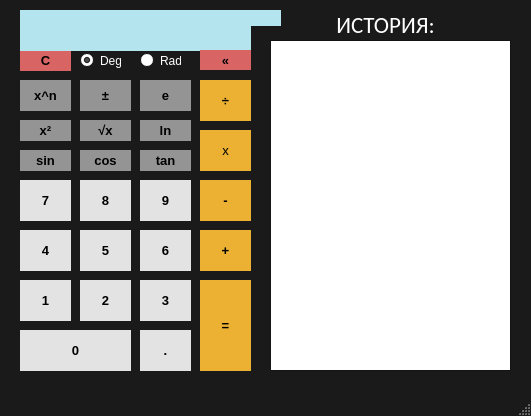
<?xml version="1.0" encoding="UTF-8"?>
<ui version="4.0">
 <class>MainWindow</class>
 <widget class="QMainWindow" name="MainWindow">
  <property name="enabled">
   <bool>true</bool>
  </property>
  <property name="geometry">
   <rect>
    <x>0</x>
    <y>0</y>
    <width>531</width>
    <height>416</height>
   </rect>
  </property>
  <property name="minimumSize">
   <size>
    <width>531</width>
    <height>416</height>
   </size>
  </property>
  <property name="maximumSize">
   <size>
    <width>531</width>
    <height>416</height>
   </size>
  </property>
  <property name="palette">
   <palette>
    <active>
     <colorrole role="Base">
      <brush brushstyle="SolidPattern">
       <color alpha="255">
        <red>255</red>
        <green>255</green>
        <blue>255</blue>
       </color>
      </brush>
     </colorrole>
     <colorrole role="Window">
      <brush brushstyle="SolidPattern">
       <color alpha="255">
        <red>26</red>
        <green>26</green>
        <blue>26</blue>
       </color>
      </brush>
     </colorrole>
    </active>
    <inactive>
     <colorrole role="Base">
      <brush brushstyle="SolidPattern">
       <color alpha="255">
        <red>255</red>
        <green>255</green>
        <blue>255</blue>
       </color>
      </brush>
     </colorrole>
     <colorrole role="Window">
      <brush brushstyle="SolidPattern">
       <color alpha="255">
        <red>26</red>
        <green>26</green>
        <blue>26</blue>
       </color>
      </brush>
     </colorrole>
    </inactive>
    <disabled>
     <colorrole role="Base">
      <brush brushstyle="SolidPattern">
       <color alpha="255">
        <red>26</red>
        <green>26</green>
        <blue>26</blue>
       </color>
      </brush>
     </colorrole>
     <colorrole role="Window">
      <brush brushstyle="SolidPattern">
       <color alpha="255">
        <red>26</red>
        <green>26</green>
        <blue>26</blue>
       </color>
      </brush>
     </colorrole>
    </disabled>
   </palette>
  </property>
  <property name="windowTitle">
   <string>Калькулятор</string>
  </property>
  <property name="windowIcon">
   <iconset>
    <normaloff>icon.png</normaloff>icon.png</iconset>
  </property>
  <widget class="QWidget" name="centralwidget">
   <widget class="QPushButton" name="pushButton_0">
    <property name="geometry">
     <rect>
      <x>20</x>
      <y>330</y>
      <width>111</width>
      <height>41</height>
     </rect>
    </property>
    <property name="font">
     <font>
      <pointsize>10</pointsize>
      <weight>75</weight>
      <bold>true</bold>
     </font>
    </property>
    <property name="styleSheet">
     <string notr="true">QPushButton 
{
  background-color: #e3e3e3;
   border: 0px solid black;
}

QPushButton:pressed 
{
    background-color: qlineargradient(x1: 0, y1: 0, x2: 0, y2: 1,
                                      stop: 0 #e3e3e3, stop: 1 #c6c6c6);
}</string>
    </property>
    <property name="text">
     <string>0</string>
    </property>
   </widget>
   <widget class="QPushButton" name="pushButton_1">
    <property name="geometry">
     <rect>
      <x>20</x>
      <y>280</y>
      <width>51</width>
      <height>41</height>
     </rect>
    </property>
    <property name="font">
     <font>
      <pointsize>10</pointsize>
      <weight>75</weight>
      <bold>true</bold>
     </font>
    </property>
    <property name="styleSheet">
     <string notr="true">QPushButton 
{
  background-color: #e3e3e3;
   border: 0px solid black;
}

QPushButton:pressed 
{
    background-color: qlineargradient(x1: 0, y1: 0, x2: 0, y2: 1,
                                      stop: 0 #e3e3e3, stop: 1 #c6c6c6);
}</string>
    </property>
    <property name="text">
     <string>1</string>
    </property>
   </widget>
   <widget class="QPushButton" name="pushButton_2">
    <property name="geometry">
     <rect>
      <x>80</x>
      <y>280</y>
      <width>51</width>
      <height>41</height>
     </rect>
    </property>
    <property name="font">
     <font>
      <pointsize>10</pointsize>
      <weight>75</weight>
      <bold>true</bold>
     </font>
    </property>
    <property name="styleSheet">
     <string notr="true">QPushButton 
{
  background-color: #e3e3e3;
   border: 0px solid black;
}

QPushButton:pressed 
{
    background-color: qlineargradient(x1: 0, y1: 0, x2: 0, y2: 1,
                                      stop: 0 #e3e3e3, stop: 1 #c6c6c6);
}</string>
    </property>
    <property name="text">
     <string>2</string>
    </property>
   </widget>
   <widget class="QPushButton" name="pushButton_3">
    <property name="geometry">
     <rect>
      <x>140</x>
      <y>280</y>
      <width>51</width>
      <height>41</height>
     </rect>
    </property>
    <property name="font">
     <font>
      <pointsize>10</pointsize>
      <weight>75</weight>
      <bold>true</bold>
     </font>
    </property>
    <property name="styleSheet">
     <string notr="true">QPushButton 
{
  background-color: #e3e3e3;
   border: 0px solid black;
}

QPushButton:pressed 
{
    background-color: qlineargradient(x1: 0, y1: 0, x2: 0, y2: 1,
                                      stop: 0 #e3e3e3, stop: 1 #c6c6c6);
}</string>
    </property>
    <property name="text">
     <string>3</string>
    </property>
   </widget>
   <widget class="QPushButton" name="pushButton_4">
    <property name="geometry">
     <rect>
      <x>20</x>
      <y>230</y>
      <width>51</width>
      <height>41</height>
     </rect>
    </property>
    <property name="font">
     <font>
      <pointsize>10</pointsize>
      <weight>75</weight>
      <bold>true</bold>
     </font>
    </property>
    <property name="styleSheet">
     <string notr="true">QPushButton 
{
  background-color: #e3e3e3;
   border: 0px solid black;
}

QPushButton:pressed 
{
    background-color: qlineargradient(x1: 0, y1: 0, x2: 0, y2: 1,
                                      stop: 0 #e3e3e3, stop: 1 #c6c6c6);
}</string>
    </property>
    <property name="text">
     <string>4</string>
    </property>
   </widget>
   <widget class="QPushButton" name="pushButton_5">
    <property name="geometry">
     <rect>
      <x>80</x>
      <y>230</y>
      <width>51</width>
      <height>41</height>
     </rect>
    </property>
    <property name="font">
     <font>
      <pointsize>10</pointsize>
      <weight>75</weight>
      <bold>true</bold>
     </font>
    </property>
    <property name="styleSheet">
     <string notr="true">QPushButton 
{
  background-color: #e3e3e3;
   border: 0px solid black;
}

QPushButton:pressed 
{
    background-color: qlineargradient(x1: 0, y1: 0, x2: 0, y2: 1,
                                      stop: 0 #e3e3e3, stop: 1 #c6c6c6);
}</string>
    </property>
    <property name="text">
     <string>5</string>
    </property>
   </widget>
   <widget class="QPushButton" name="pushButton_6">
    <property name="geometry">
     <rect>
      <x>140</x>
      <y>230</y>
      <width>51</width>
      <height>41</height>
     </rect>
    </property>
    <property name="font">
     <font>
      <pointsize>10</pointsize>
      <weight>75</weight>
      <bold>true</bold>
     </font>
    </property>
    <property name="styleSheet">
     <string notr="true">QPushButton 
{
  background-color: #e3e3e3;
   border: 0px solid black;
}

QPushButton:pressed 
{
    background-color: qlineargradient(x1: 0, y1: 0, x2: 0, y2: 1,
                                      stop: 0 #e3e3e3, stop: 1 #c6c6c6);
}</string>
    </property>
    <property name="text">
     <string>6</string>
    </property>
   </widget>
   <widget class="QPushButton" name="pushButton_7">
    <property name="geometry">
     <rect>
      <x>20</x>
      <y>180</y>
      <width>51</width>
      <height>41</height>
     </rect>
    </property>
    <property name="font">
     <font>
      <pointsize>10</pointsize>
      <weight>75</weight>
      <bold>true</bold>
     </font>
    </property>
    <property name="styleSheet">
     <string notr="true">QPushButton 
{
  background-color: #e3e3e3;
   border: 0px solid black;
}

QPushButton:pressed 
{
    background-color: qlineargradient(x1: 0, y1: 0, x2: 0, y2: 1,
                                      stop: 0 #e3e3e3, stop: 1 #c6c6c6);
}</string>
    </property>
    <property name="text">
     <string>7</string>
    </property>
   </widget>
   <widget class="QPushButton" name="pushButton_8">
    <property name="geometry">
     <rect>
      <x>80</x>
      <y>180</y>
      <width>51</width>
      <height>41</height>
     </rect>
    </property>
    <property name="font">
     <font>
      <pointsize>10</pointsize>
      <weight>75</weight>
      <bold>true</bold>
     </font>
    </property>
    <property name="styleSheet">
     <string notr="true">QPushButton 
{
  background-color: #e3e3e3;
   border: 0px solid black;
}

QPushButton:pressed 
{
    background-color: qlineargradient(x1: 0, y1: 0, x2: 0, y2: 1,
                                      stop: 0 #e3e3e3, stop: 1 #c6c6c6);
}</string>
    </property>
    <property name="text">
     <string>8</string>
    </property>
   </widget>
   <widget class="QPushButton" name="pushButton_9">
    <property name="geometry">
     <rect>
      <x>140</x>
      <y>180</y>
      <width>51</width>
      <height>41</height>
     </rect>
    </property>
    <property name="font">
     <font>
      <pointsize>10</pointsize>
      <weight>75</weight>
      <bold>true</bold>
     </font>
    </property>
    <property name="styleSheet">
     <string notr="true">QPushButton 
{
  background-color: #e3e3e3;
   border: 0px solid black;
}

QPushButton:pressed 
{
    background-color: qlineargradient(x1: 0, y1: 0, x2: 0, y2: 1,
                                      stop: 0 #e3e3e3, stop: 1 #c6c6c6);
}</string>
    </property>
    <property name="text">
     <string>9</string>
    </property>
   </widget>
   <widget class="QPushButton" name="pushButton_dot">
    <property name="geometry">
     <rect>
      <x>140</x>
      <y>330</y>
      <width>51</width>
      <height>41</height>
     </rect>
    </property>
    <property name="font">
     <font>
      <pointsize>10</pointsize>
      <weight>75</weight>
      <bold>true</bold>
     </font>
    </property>
    <property name="styleSheet">
     <string notr="true">QPushButton 
{
  background-color: #e3e3e3;
   border: 0px solid black;
}

QPushButton:pressed 
{
    background-color: qlineargradient(x1: 0, y1: 0, x2: 0, y2: 1,
                                      stop: 0 #e3e3e3, stop: 1 #c6c6c6);
}</string>
    </property>
    <property name="text">
     <string>.</string>
    </property>
   </widget>
   <widget class="QPushButton" name="pushButton_equally">
    <property name="geometry">
     <rect>
      <x>200</x>
      <y>280</y>
      <width>51</width>
      <height>91</height>
     </rect>
    </property>
    <property name="font">
     <font>
      <pointsize>10</pointsize>
      <weight>75</weight>
      <bold>true</bold>
     </font>
    </property>
    <property name="styleSheet">
     <string notr="true">QPushButton 
{
  background-color: #ecb133;
   border: 0px solid black;
}

QPushButton:pressed 
{
    background-color: qlineargradient(x1: 0, y1: 0, x2: 0, y2: 1,
                                      stop: 0 #ecb133, stop: 1 #ee7f09);
}</string>
    </property>
    <property name="text">
     <string>=</string>
    </property>
   </widget>
   <widget class="QPushButton" name="pushButton_plus">
    <property name="geometry">
     <rect>
      <x>200</x>
      <y>230</y>
      <width>51</width>
      <height>41</height>
     </rect>
    </property>
    <property name="font">
     <font>
      <pointsize>10</pointsize>
      <weight>75</weight>
      <bold>true</bold>
     </font>
    </property>
    <property name="styleSheet">
     <string notr="true">QPushButton 
{
  background-color: #ecb133;
   border: 0px solid black;
}

QPushButton:pressed 
{
    background-color: qlineargradient(x1: 0, y1: 0, x2: 0, y2: 1,
                                      stop: 0 #ecb133, stop: 1 #ee7f09);
}</string>
    </property>
    <property name="text">
     <string>+</string>
    </property>
   </widget>
   <widget class="QPushButton" name="pushButton_minus">
    <property name="geometry">
     <rect>
      <x>200</x>
      <y>180</y>
      <width>51</width>
      <height>41</height>
     </rect>
    </property>
    <property name="font">
     <font>
      <pointsize>10</pointsize>
      <weight>75</weight>
      <bold>true</bold>
     </font>
    </property>
    <property name="styleSheet">
     <string notr="true">QPushButton 
{
  background-color: #ecb133;
   border: 0px solid black;
}

QPushButton:pressed 
{
    background-color: qlineargradient(x1: 0, y1: 0, x2: 0, y2: 1,
                                      stop: 0 #ecb133, stop: 1 #ee7f09);
}</string>
    </property>
    <property name="text">
     <string>-</string>
    </property>
   </widget>
   <widget class="QPushButton" name="pushButton_mult">
    <property name="geometry">
     <rect>
      <x>200</x>
      <y>130</y>
      <width>51</width>
      <height>41</height>
     </rect>
    </property>
    <property name="font">
     <font>
      <pointsize>10</pointsize>
      <weight>50</weight>
      <bold>false</bold>
     </font>
    </property>
    <property name="styleSheet">
     <string notr="true">QPushButton 
{
  background-color: #ecb133;
   border: 0px solid black;
}

QPushButton:pressed 
{
    background-color: qlineargradient(x1: 0, y1: 0, x2: 0, y2: 1,
                                      stop: 0 #ecb133, stop: 1 #ee7f09);
}</string>
    </property>
    <property name="text">
     <string>x</string>
    </property>
   </widget>
   <widget class="QPushButton" name="pushButton_division">
    <property name="geometry">
     <rect>
      <x>200</x>
      <y>80</y>
      <width>51</width>
      <height>41</height>
     </rect>
    </property>
    <property name="font">
     <font>
      <pointsize>10</pointsize>
      <weight>75</weight>
      <bold>true</bold>
     </font>
    </property>
    <property name="styleSheet">
     <string notr="true">QPushButton 
{
  background-color: #ecb133;
   border: 0px solid black;
}

QPushButton:pressed 
{
    background-color: qlineargradient(x1: 0, y1: 0, x2: 0, y2: 1,
                                      stop: 0 #ecb133, stop: 1 #ee7f09);
}</string>
    </property>
    <property name="text">
     <string>÷</string>
    </property>
   </widget>
   <widget class="QPushButton" name="pushButton_clear">
    <property name="geometry">
     <rect>
      <x>20</x>
      <y>50</y>
      <width>51</width>
      <height>21</height>
     </rect>
    </property>
    <property name="font">
     <font>
      <pointsize>10</pointsize>
      <weight>75</weight>
      <bold>true</bold>
     </font>
    </property>
    <property name="styleSheet">
     <string notr="true">QPushButton 
{
  background-color: #d86464;
   border: 0px solid black;
}

QPushButton:pressed 
{
    background-color: qlineargradient(x1: 0, y1: 0, x2: 0, y2: 1,
                                      stop: 0 #d86464, stop: 1 #aa4c4c);
}</string>
    </property>
    <property name="text">
     <string>C</string>
    </property>
   </widget>
   <widget class="QPushButton" name="pushButton_sqrt">
    <property name="geometry">
     <rect>
      <x>80</x>
      <y>120</y>
      <width>51</width>
      <height>21</height>
     </rect>
    </property>
    <property name="font">
     <font>
      <pointsize>10</pointsize>
      <weight>75</weight>
      <bold>true</bold>
     </font>
    </property>
    <property name="styleSheet">
     <string notr="true">QPushButton 
{
  background-color: #949494;
   border: 0px solid black;
}

QPushButton:pressed 
{
    background-color: qlineargradient(x1: 0, y1: 0, x2: 0, y2: 1,
                                      stop: 0 #949494, stop: 1 #7b7b7b);
}</string>
    </property>
    <property name="text">
     <string>√x</string>
    </property>
   </widget>
   <widget class="QPushButton" name="pushButton_x2">
    <property name="geometry">
     <rect>
      <x>20</x>
      <y>120</y>
      <width>51</width>
      <height>21</height>
     </rect>
    </property>
    <property name="font">
     <font>
      <pointsize>10</pointsize>
      <weight>75</weight>
      <bold>true</bold>
     </font>
    </property>
    <property name="styleSheet">
     <string notr="true">QPushButton 
{
  background-color: #949494;
   border: 0px solid black;
}

QPushButton:pressed 
{
    background-color: qlineargradient(x1: 0, y1: 0, x2: 0, y2: 1,
                                      stop: 0 #949494, stop: 1 #7b7b7b);
}</string>
    </property>
    <property name="text">
     <string>x²</string>
    </property>
   </widget>
   <widget class="QPushButton" name="pushButton_ln">
    <property name="geometry">
     <rect>
      <x>140</x>
      <y>120</y>
      <width>51</width>
      <height>21</height>
     </rect>
    </property>
    <property name="font">
     <font>
      <pointsize>10</pointsize>
      <weight>75</weight>
      <bold>true</bold>
     </font>
    </property>
    <property name="styleSheet">
     <string notr="true">QPushButton 
{
  background-color: #949494;
   border: 0px solid black;
}

QPushButton:pressed 
{
    background-color: qlineargradient(x1: 0, y1: 0, x2: 0, y2: 1,
                                      stop: 0 #949494, stop: 1 #7b7b7b);
}</string>
    </property>
    <property name="text">
     <string>ln</string>
    </property>
   </widget>
   <widget class="QPushButton" name="pushButton_exp">
    <property name="geometry">
     <rect>
      <x>140</x>
      <y>80</y>
      <width>51</width>
      <height>31</height>
     </rect>
    </property>
    <property name="font">
     <font>
      <pointsize>10</pointsize>
      <weight>75</weight>
      <bold>true</bold>
     </font>
    </property>
    <property name="styleSheet">
     <string notr="true">QPushButton 
{
  background-color: #949494;
   border: 0px solid black;
}

QPushButton:pressed 
{
    background-color: qlineargradient(x1: 0, y1: 0, x2: 0, y2: 1,
                                      stop: 0 #949494, stop: 1 #7b7b7b);
}</string>
    </property>
    <property name="text">
     <string>e</string>
    </property>
   </widget>
   <widget class="QPushButton" name="pushButton_sin">
    <property name="geometry">
     <rect>
      <x>20</x>
      <y>150</y>
      <width>51</width>
      <height>21</height>
     </rect>
    </property>
    <property name="font">
     <font>
      <pointsize>10</pointsize>
      <weight>75</weight>
      <bold>true</bold>
     </font>
    </property>
    <property name="styleSheet">
     <string notr="true">QPushButton 
{
  background-color: #949494;
   border: 0px solid black;
}

QPushButton:pressed 
{
    background-color: qlineargradient(x1: 0, y1: 0, x2: 0, y2: 1,
                                      stop: 0 #949494, stop: 1 #7b7b7b);
}</string>
    </property>
    <property name="text">
     <string>sin</string>
    </property>
   </widget>
   <widget class="QPushButton" name="pushButton_cos">
    <property name="geometry">
     <rect>
      <x>80</x>
      <y>150</y>
      <width>51</width>
      <height>21</height>
     </rect>
    </property>
    <property name="font">
     <font>
      <pointsize>10</pointsize>
      <weight>75</weight>
      <bold>true</bold>
     </font>
    </property>
    <property name="styleSheet">
     <string notr="true">QPushButton 
{
  background-color: #949494;
   border: 0px solid black;
}

QPushButton:pressed 
{
    background-color: qlineargradient(x1: 0, y1: 0, x2: 0, y2: 1,
                                      stop: 0 #949494, stop: 1 #7b7b7b);
}</string>
    </property>
    <property name="text">
     <string>cos</string>
    </property>
   </widget>
   <widget class="QPushButton" name="pushButton_tan">
    <property name="geometry">
     <rect>
      <x>140</x>
      <y>150</y>
      <width>51</width>
      <height>21</height>
     </rect>
    </property>
    <property name="font">
     <font>
      <pointsize>10</pointsize>
      <weight>75</weight>
      <bold>true</bold>
     </font>
    </property>
    <property name="styleSheet">
     <string notr="true">QPushButton 
{
  background-color: #949494;
   border: 0px solid black;
}

QPushButton:pressed 
{
    background-color: qlineargradient(x1: 0, y1: 0, x2: 0, y2: 1,
                                      stop: 0 #949494, stop: 1 #7b7b7b);
}</string>
    </property>
    <property name="text">
     <string>tan</string>
    </property>
   </widget>
   <widget class="QPushButton" name="pushButton_sign">
    <property name="geometry">
     <rect>
      <x>80</x>
      <y>80</y>
      <width>51</width>
      <height>31</height>
     </rect>
    </property>
    <property name="font">
     <font>
      <pointsize>10</pointsize>
      <weight>75</weight>
      <bold>true</bold>
     </font>
    </property>
    <property name="styleSheet">
     <string notr="true">QPushButton 
{
  background-color: #949494;
   border: 0px solid black;
}

QPushButton:pressed 
{
    background-color: qlineargradient(x1: 0, y1: 0, x2: 0, y2: 1,
                                      stop: 0 #949494, stop: 1 #7b7b7b);
}</string>
    </property>
    <property name="text">
     <string>±</string>
    </property>
   </widget>
   <widget class="QLabel" name="display">
    <property name="geometry">
     <rect>
      <x>20</x>
      <y>10</y>
      <width>231</width>
      <height>41</height>
     </rect>
    </property>
    <property name="palette">
     <palette>
      <active>
       <colorrole role="WindowText">
        <brush brushstyle="SolidPattern">
         <color alpha="255">
          <red>0</red>
          <green>0</green>
          <blue>0</blue>
         </color>
        </brush>
       </colorrole>
       <colorrole role="Button">
        <brush brushstyle="SolidPattern">
         <color alpha="255">
          <red>180</red>
          <green>229</green>
          <blue>238</blue>
         </color>
        </brush>
       </colorrole>
       <colorrole role="Base">
        <brush brushstyle="SolidPattern">
         <color alpha="255">
          <red>180</red>
          <green>229</green>
          <blue>238</blue>
         </color>
        </brush>
       </colorrole>
       <colorrole role="Window">
        <brush brushstyle="SolidPattern">
         <color alpha="255">
          <red>180</red>
          <green>229</green>
          <blue>238</blue>
         </color>
        </brush>
       </colorrole>
      </active>
      <inactive>
       <colorrole role="WindowText">
        <brush brushstyle="SolidPattern">
         <color alpha="255">
          <red>0</red>
          <green>0</green>
          <blue>0</blue>
         </color>
        </brush>
       </colorrole>
       <colorrole role="Button">
        <brush brushstyle="SolidPattern">
         <color alpha="255">
          <red>180</red>
          <green>229</green>
          <blue>238</blue>
         </color>
        </brush>
       </colorrole>
       <colorrole role="Base">
        <brush brushstyle="SolidPattern">
         <color alpha="255">
          <red>180</red>
          <green>229</green>
          <blue>238</blue>
         </color>
        </brush>
       </colorrole>
       <colorrole role="Window">
        <brush brushstyle="SolidPattern">
         <color alpha="255">
          <red>180</red>
          <green>229</green>
          <blue>238</blue>
         </color>
        </brush>
       </colorrole>
      </inactive>
      <disabled>
       <colorrole role="WindowText">
        <brush brushstyle="SolidPattern">
         <color alpha="255">
          <red>120</red>
          <green>120</green>
          <blue>120</blue>
         </color>
        </brush>
       </colorrole>
       <colorrole role="Button">
        <brush brushstyle="SolidPattern">
         <color alpha="255">
          <red>180</red>
          <green>229</green>
          <blue>238</blue>
         </color>
        </brush>
       </colorrole>
       <colorrole role="Base">
        <brush brushstyle="SolidPattern">
         <color alpha="255">
          <red>180</red>
          <green>229</green>
          <blue>238</blue>
         </color>
        </brush>
       </colorrole>
       <colorrole role="Window">
        <brush brushstyle="SolidPattern">
         <color alpha="255">
          <red>180</red>
          <green>229</green>
          <blue>238</blue>
         </color>
        </brush>
       </colorrole>
      </disabled>
     </palette>
    </property>
    <property name="font">
     <font>
      <family>Calibri</family>
      <pointsize>26</pointsize>
      <weight>50</weight>
      <bold>false</bold>
     </font>
    </property>
    <property name="layoutDirection">
     <enum>Qt::LeftToRight</enum>
    </property>
    <property name="styleSheet">
     <string notr="true">QLabel
{
  background-color: #b4e5ee;
}</string>
    </property>
    <property name="text">
     <string/>
    </property>
    <property name="alignment">
     <set>Qt::AlignRight|Qt::AlignTrailing|Qt::AlignVCenter</set>
    </property>
    <property name="margin">
     <number>5</number>
    </property>
   </widget>
   <widget class="QTextEdit" name="history">
    <property name="geometry">
     <rect>
      <x>270</x>
      <y>40</y>
      <width>241</width>
      <height>331</height>
     </rect>
    </property>
    <property name="readOnly">
     <bool>true</bool>
    </property>
   </widget>
   <widget class="QLabel" name="labelHISTORY">
    <property name="geometry">
     <rect>
      <x>320</x>
      <y>10</y>
      <width>131</width>
      <height>31</height>
     </rect>
    </property>
    <property name="palette">
     <palette>
      <active>
       <colorrole role="WindowText">
        <brush brushstyle="SolidPattern">
         <color alpha="255">
          <red>255</red>
          <green>255</green>
          <blue>255</blue>
         </color>
        </brush>
       </colorrole>
      </active>
      <inactive>
       <colorrole role="WindowText">
        <brush brushstyle="SolidPattern">
         <color alpha="255">
          <red>255</red>
          <green>255</green>
          <blue>255</blue>
         </color>
        </brush>
       </colorrole>
      </inactive>
      <disabled>
       <colorrole role="WindowText">
        <brush brushstyle="SolidPattern">
         <color alpha="255">
          <red>120</red>
          <green>120</green>
          <blue>120</blue>
         </color>
        </brush>
       </colorrole>
      </disabled>
     </palette>
    </property>
    <property name="font">
     <font>
      <family>Calibri</family>
      <pointsize>17</pointsize>
      <weight>50</weight>
      <bold>false</bold>
     </font>
    </property>
    <property name="layoutDirection">
     <enum>Qt::LeftToRight</enum>
    </property>
    <property name="styleSheet">
     <string notr="true"/>
    </property>
    <property name="text">
     <string>ИСТОРИЯ:</string>
    </property>
    <property name="alignment">
     <set>Qt::AlignCenter</set>
    </property>
   </widget>
   <widget class="QPushButton" name="pushButton_erase">
    <property name="geometry">
     <rect>
      <x>200</x>
      <y>50</y>
      <width>51</width>
      <height>20</height>
     </rect>
    </property>
    <property name="font">
     <font>
      <pointsize>10</pointsize>
      <weight>75</weight>
      <bold>true</bold>
     </font>
    </property>
    <property name="styleSheet">
     <string notr="true">QPushButton 
{
  background-color: #d86464;
   border: 0px solid black;
}

QPushButton:pressed 
{
    background-color: qlineargradient(x1: 0, y1: 0, x2: 0, y2: 1,
                                      stop: 0 #d86464, stop: 1 #aa4c4c);
}</string>
    </property>
    <property name="text">
     <string>«</string>
    </property>
   </widget>
   <widget class="QRadioButton" name="radioButton_deg">
    <property name="enabled">
     <bool>true</bool>
    </property>
    <property name="geometry">
     <rect>
      <x>80</x>
      <y>50</y>
      <width>41</width>
      <height>21</height>
     </rect>
    </property>
    <property name="palette">
     <palette>
      <active>
       <colorrole role="WindowText">
        <brush brushstyle="SolidPattern">
         <color alpha="255">
          <red>255</red>
          <green>255</green>
          <blue>255</blue>
         </color>
        </brush>
       </colorrole>
      </active>
      <inactive>
       <colorrole role="WindowText">
        <brush brushstyle="SolidPattern">
         <color alpha="255">
          <red>255</red>
          <green>255</green>
          <blue>255</blue>
         </color>
        </brush>
       </colorrole>
      </inactive>
      <disabled>
       <colorrole role="WindowText">
        <brush brushstyle="SolidPattern">
         <color alpha="255">
          <red>120</red>
          <green>120</green>
          <blue>120</blue>
         </color>
        </brush>
       </colorrole>
      </disabled>
     </palette>
    </property>
    <property name="text">
     <string>Deg</string>
    </property>
    <property name="checked">
     <bool>true</bool>
    </property>
   </widget>
   <widget class="QRadioButton" name="radioButton_rad">
    <property name="geometry">
     <rect>
      <x>140</x>
      <y>50</y>
      <width>41</width>
      <height>21</height>
     </rect>
    </property>
    <property name="palette">
     <palette>
      <active>
       <colorrole role="WindowText">
        <brush brushstyle="SolidPattern">
         <color alpha="255">
          <red>255</red>
          <green>255</green>
          <blue>255</blue>
         </color>
        </brush>
       </colorrole>
      </active>
      <inactive>
       <colorrole role="WindowText">
        <brush brushstyle="SolidPattern">
         <color alpha="255">
          <red>255</red>
          <green>255</green>
          <blue>255</blue>
         </color>
        </brush>
       </colorrole>
      </inactive>
      <disabled>
       <colorrole role="WindowText">
        <brush brushstyle="SolidPattern">
         <color alpha="255">
          <red>120</red>
          <green>120</green>
          <blue>120</blue>
         </color>
        </brush>
       </colorrole>
      </disabled>
     </palette>
    </property>
    <property name="text">
     <string>Rad</string>
    </property>
    <property name="checked">
     <bool>false</bool>
    </property>
   </widget>
   <widget class="QPushButton" name="pushButton_pow">
    <property name="geometry">
     <rect>
      <x>20</x>
      <y>80</y>
      <width>51</width>
      <height>31</height>
     </rect>
    </property>
    <property name="font">
     <font>
      <pointsize>10</pointsize>
      <weight>75</weight>
      <bold>true</bold>
     </font>
    </property>
    <property name="styleSheet">
     <string notr="true">QPushButton 
{
  background-color: #949494;
   border: 0px solid black;
}

QPushButton:pressed 
{
    background-color: qlineargradient(x1: 0, y1: 0, x2: 0, y2: 1,
                                      stop: 0 #949494, stop: 1 #7b7b7b);
}</string>
    </property>
    <property name="text">
     <string>x^n</string>
    </property>
   </widget>
   <widget class="QLabel" name="labelOPERATIONS">
    <property name="geometry">
     <rect>
      <x>250</x>
      <y>10</y>
      <width>31</width>
      <height>16</height>
     </rect>
    </property>
    <property name="styleSheet">
     <string notr="true">QLabel
{
  background-color: #b4e5ee;
}</string>
    </property>
    <property name="text">
     <string/>
    </property>
    <property name="alignment">
     <set>Qt::AlignCenter</set>
    </property>
   </widget>
  </widget>
  <widget class="QMenuBar" name="menubar">
   <property name="geometry">
    <rect>
     <x>0</x>
     <y>0</y>
     <width>531</width>
     <height>22</height>
    </rect>
   </property>
  </widget>
  <widget class="QStatusBar" name="statusbar"/>
 </widget>
 <resources/>
 <connections/>
</ui>
